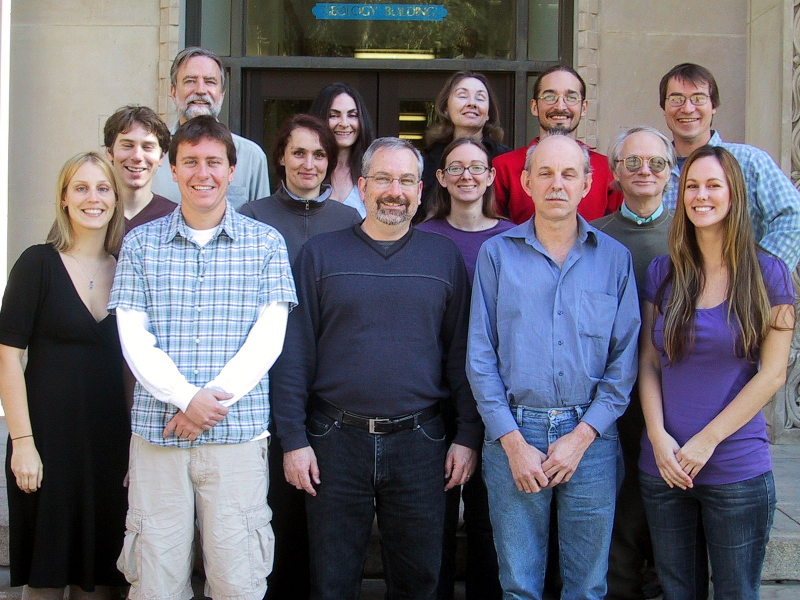
#> input picture opencv python test/face.jpg, 1600 x 1200 px, given in place of the camera (shown at 1/2 size)
$ python facedetect.py   (Python 2 division)
#> lines starting #> are read from the running program, lines starting #| are printed output that depends on the picture; after the words box and inside, x2 and y2 are one past the last pixel; in counts of white or black regions, pixels touching at a corner belong together
import cv2
import time

# Import the face detection haar file
face_cascade = cv2.CascadeClassifier('haarcascade_frontalface_default.xml')

# Init flags with their default values
showVideo = True
textOutput = False
showAr = True
showLine = False
zoomFace = False

# Init the camera and the window
cam = cv2.VideoCapture(0)
cv2.namedWindow('VideoOutput')

# Main Loop
while(True):
    # This is used to store the index of the largest face found
    # This is considered in later code to be the face of interest
    largestFaceIdx = -1

    # This block grabs an image from the camera and prepares
    # a grey version to be used in the face detection.
    (ret,frame) = cam.read()
#> frame is the input picture: shape (1200, 1600, 3); mean B, G, R 111.9, 102.5, 105.7
    gray = cv2.cvtColor(frame, cv2.COLOR_BGR2GRAY)
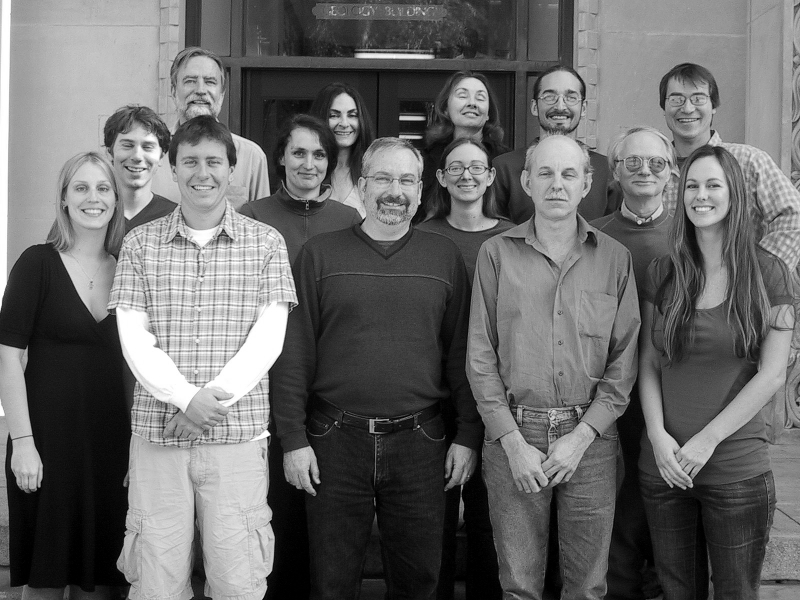
#> gray: shape (1200, 1600) (shown at 1/2 size); min 0, max 255, mean 104.5

    # Run the face detection, and then check if any faces were found
    # faceFound is used later to skip certain section if there is no
    # face found in the input
    faces = face_cascade.detectMultiScale(gray, 2, 5)
#> faces = [[352, 123, 96, 96], [895, 154, 96, 96], [1072, 156, 96, 96], [639, 193, 96, 96], [227, 254, 96, 96], [570, 274, 96, 96], [887, 296, 96, 96], [1357, 333, 96, 96], [139, 340, 96, 96], [1017, 266, 192, 192], [687, 281, 192, 192]]
    if (len(faces) > 0):
        faceFound = True
    else:
        faceFound = False

    # Output text to stdout
    if(textOutput and faceFound):
        largest = 0
        largestArea = 0
        for idx,(x,y,w,h) in enumerate(faces):
            if (w*h > largestArea):
                largestArea = w*h
                largestFaceIdx = idx
        print "pos : %r %r" % (largest,faces[largestFaceIdx])

    # Add boxes and lines as an overlay
    if (showAr and showVideo and faceFound):
        for idx,(x,y,w,h) in enumerate(faces):
            cv2.rectangle(frame,(x,y),(x+w,y+h),(255,0,0),2)
            cv2.putText(frame,"[%r]" % idx, (x , y - 5), cv2.FONT_HERSHEY_SIMPLEX, .3, (255,0,0), 2)
            if (showLine):
                cv2.line(frame,(int(cam.get(3)/2),int(cam.get(4)/2)),(x + w/2, y + h/2),(255,0,0),4)
#> this loop made 11 passes
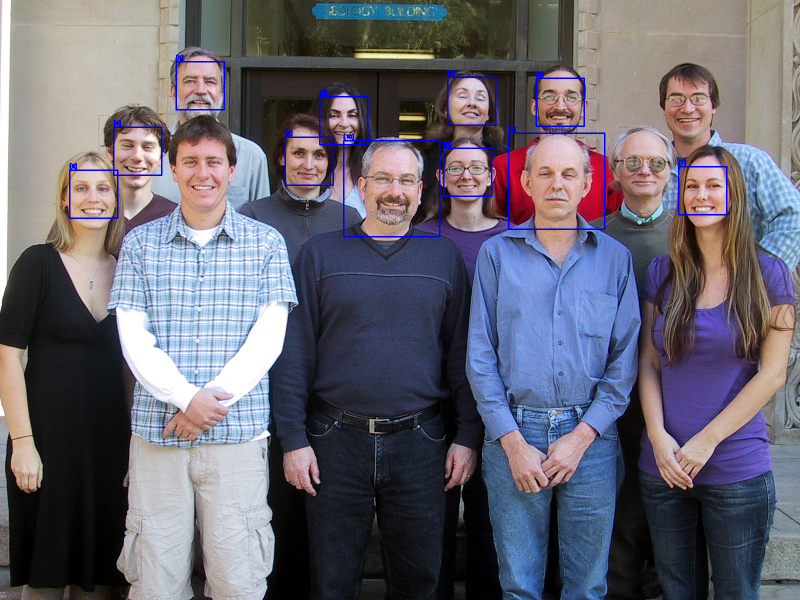
#> frame: shape (1200, 1600, 3) (shown at 1/2 size); 0.85% of pixels changed, all inside (x1, y1, x2, y2) = (138, 109, 1455, 475)

    # Zoom in on the primary face
    if (zoomFace and faceFound):
        (x,y,w,h) = faces[largestFaceIdx]
        zoom = frame[y:y+h, x:x+w]
        frame = cv2.resize(zoom,(int(cam.get(3)),int(cam.get(4))))

    # Output the video
    if (showVideo):
        cv2.imshow('VideoOutput', frame)

    # Check for keypresses
    key = cv2.waitKey(1) & 0xFF
#> (key q is pressed here)
    if key == ord("q"):
		break
    if key == ord("v"):
        showVideo = not showVideo
    if key == ord("t"):
        textOutput = not textOutput
    if key == ord("b"):
        showAr = not showAr
    if key == ord("l"):
        showLine = not showLine
    if key == ord("z"):
        zoomFace = not zoomFace

print "Quitting..."
cam.release()
cv2.destroyAllWindows()
